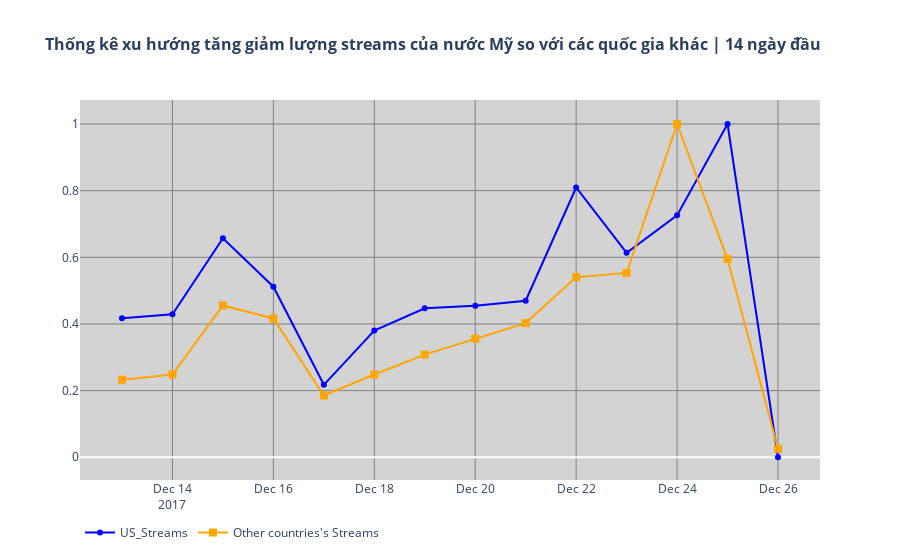
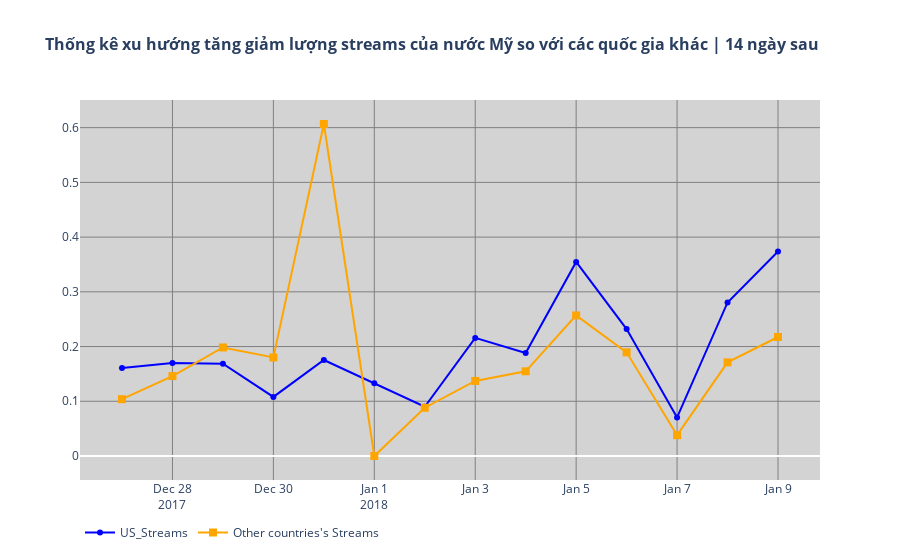

These figures' notebook cell, in order:
### Code cell
# Chia dữ liệu thành 2 phần: 14 ngày đầu và 14 ngày sau
df_first_half = normalized_merged_grouped_by_date_df[:14]
df_second_half = normalized_merged_grouped_by_date_df[14:]

# Tạo biểu đồ cho 14 ngày đầu
fig_first_half = go.Figure()
fig_first_half.add_trace(go.Scatter(x=df_first_half['Date'], y=df_first_half['US_Streams'], name="US_Streams", mode='markers+lines', line=dict(color='blue', width=2), marker=dict(symbol='circle')))
fig_first_half.add_trace(go.Scatter(x=df_first_half['Date'], y=df_first_half['Streams'], name="Other countries's Streams", mode='markers+lines', line=dict(color='orange', width=2), marker=dict(symbol='square', size=8)))
fig_first_half.update_layout(title={'text': "<b>Thống kê xu hướng tăng giảm lượng streams của nước Mỹ so với các quốc gia khác | 14 ngày đầu</b>", 'font': {'size': 16}}, plot_bgcolor='lightgray', showlegend=True, legend=dict(orientation="h"))
fig_first_half.update_xaxes(showgrid=True, gridwidth=1, gridcolor='gray')
fig_first_half.update_yaxes(showgrid=True, gridwidth=1, gridcolor='gray')

# Tạo biểu đồ cho 14 ngày sau
fig_second_half = go.Figure()
fig_second_half.add_trace(go.Scatter(x=df_second_half['Date'], y=df_second_half['US_Streams'], name="US_Streams", mode='markers+lines', line=dict(color='blue', width=2), marker=dict(symbol='circle')))
fig_second_half.add_trace(go.Scatter(x=df_second_half['Date'], y=df_second_half['Streams'], name="Other countries's Streams", mode='markers+lines', line=dict(color='orange', width=2), marker=dict(symbol='square', size=8)))
fig_second_half.update_layout(title={'text': "<b>Thống kê xu hướng tăng giảm lượng streams của nước Mỹ so với các quốc gia khác | 14 ngày sau</b>", 'font': {'size': 16}}, plot_bgcolor='lightgray', showlegend=True, legend=dict(orientation="h"))
fig_second_half.update_xaxes(showgrid=True, gridwidth=1, gridcolor='gray')
fig_second_half.update_yaxes(showgrid=True, gridwidth=1, gridcolor='gray')
# Hiển thị biểu đồ
fig_first_half.show()
fig_second_half.show()

### Figure 1 — Plotly figure (JSON) as saved in the notebook; plotly's stock layout.template omitted (floating-point values rounded to 4 significant figures)
{"data": [{"line": {"color": "blue", "width": 2}, "marker": {"symbol": "circle"}, "mode": "markers+lines", "name": "US_Streams", "type": "scatter", "x": ["2017-12-13T00:00:00", "2017-12-14T00:00:00", "2017-12-15T00:00:00", "2017-12-16T00:00:00", "2017-12-17T00:00:00", "2017-12-18T00:00:00", "2017-12-19T00:00:00", "2017-12-20T00:00:00", "2017-12-21T00:00:00", "2017-12-22T00:00:00", "2017-12-23T00:00:00", "2017-12-24T00:00:00", "2017-12-25T00:00:00", "2017-12-26T00:00:00"], "y": [0.4171, 0.4288, 0.6574, 0.5117, 0.2174, 0.38, 0.4469, 0.4546, 0.4696, 0.8094, 0.6137, 0.7258, 1, 0]}, {"line": {"color": "orange", "width": 2}, "marker": {"size": 8, "symbol": "square"}, "mode": "markers+lines", "name": "Other countries's Streams", "type": "scatter", "x": ["2017-12-13T00:00:00", "2017-12-14T00:00:00", "2017-12-15T00:00:00", "2017-12-16T00:00:00", "2017-12-17T00:00:00", "2017-12-18T00:00:00", "2017-12-19T00:00:00", "2017-12-20T00:00:00", "2017-12-21T00:00:00", "2017-12-22T00:00:00", "2017-12-23T00:00:00", "2017-12-24T00:00:00", "2017-12-25T00:00:00", "2017-12-26T00:00:00"], "y": [0.2328, 0.2482, 0.4555, 0.4166, 0.1853, 0.2482, 0.3081, 0.3558, 0.4026, 0.5405, 0.5532, 1, 0.5947, 0.02511]}], "layout": {"legend": {"orientation": "h"}, "plot_bgcolor": "lightgray", "showlegend": true, "title": {"font": {"size": 16}, "text": "<b>Thống kê xu hướng tăng giảm lượng streams của nước Mỹ so với các quốc gia khác | 14 ngày đầu</b>"}, "xaxis": {"gridcolor": "gray", "gridwidth": 1, "showgrid": true}, "yaxis": {"gridcolor": "gray", "gridwidth": 1, "showgrid": true}}}

### Figure 2 — Plotly figure (JSON) as saved in the notebook; plotly's stock layout.template omitted (floating-point values rounded to 4 significant figures)
{"data": [{"line": {"color": "blue", "width": 2}, "marker": {"symbol": "circle"}, "mode": "markers+lines", "name": "US_Streams", "type": "scatter", "x": ["2017-12-27T00:00:00", "2017-12-28T00:00:00", "2017-12-29T00:00:00", "2017-12-30T00:00:00", "2017-12-31T00:00:00", "2018-01-01T00:00:00", "2018-01-02T00:00:00", "2018-01-03T00:00:00", "2018-01-04T00:00:00", "2018-01-05T00:00:00", "2018-01-06T00:00:00", "2018-01-07T00:00:00", "2018-01-08T00:00:00", "2018-01-09T00:00:00"], "y": [0.1608, 0.17, 0.1688, 0.108, 0.1754, 0.133, 0.08995, 0.2158, 0.1882, 0.3546, 0.2319, 0.07043, 0.2806, 0.3736]}, {"line": {"color": "orange", "width": 2}, "marker": {"size": 8, "symbol": "square"}, "mode": "markers+lines", "name": "Other countries's Streams", "type": "scatter", "x": ["2017-12-27T00:00:00", "2017-12-28T00:00:00", "2017-12-29T00:00:00", "2017-12-30T00:00:00", "2017-12-31T00:00:00", "2018-01-01T00:00:00", "2018-01-02T00:00:00", "2018-01-03T00:00:00", "2018-01-04T00:00:00", "2018-01-05T00:00:00", "2018-01-06T00:00:00", "2018-01-07T00:00:00", "2018-01-08T00:00:00", "2018-01-09T00:00:00"], "y": [0.1038, 0.146, 0.1983, 0.1801, 0.6067, 0, 0.08818, 0.1372, 0.1547, 0.2569, 0.1894, 0.03802, 0.1711, 0.2175]}], "layout": {"legend": {"orientation": "h"}, "plot_bgcolor": "lightgray", "showlegend": true, "title": {"font": {"size": 16}, "text": "<b>Thống kê xu hướng tăng giảm lượng streams của nước Mỹ so với các quốc gia khác | 14 ngày sau</b>"}, "xaxis": {"gridcolor": "gray", "gridwidth": 1, "showgrid": true}, "yaxis": {"gridcolor": "gray", "gridwidth": 1, "showgrid": true}}}
